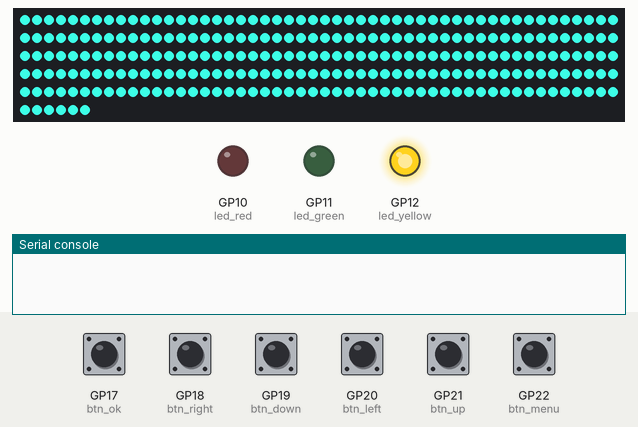
Simulated run of this program. Board: Raspberry Pi Pico running MicroPython. Parts: 256 RGB LEDs in strip order, left to right, continuing on the next row, output pins drawn as LEDs (lit = HIGH), the last lines printed to the serial console. Inputs (shaded band) come from the test bench; at power-on: GP17 (btn_ok), GP18 (btn_right), GP19 (btn_down), GP20 (btn_left), GP21 (btn_up), GP22 (btn_menu) HIGH. Random numbers come from a fixed seed.

Above: at 1.2 s.
1.3 s: GP17 (btn_ok) pulled LOW for 1.25 s
At 2.8 s:
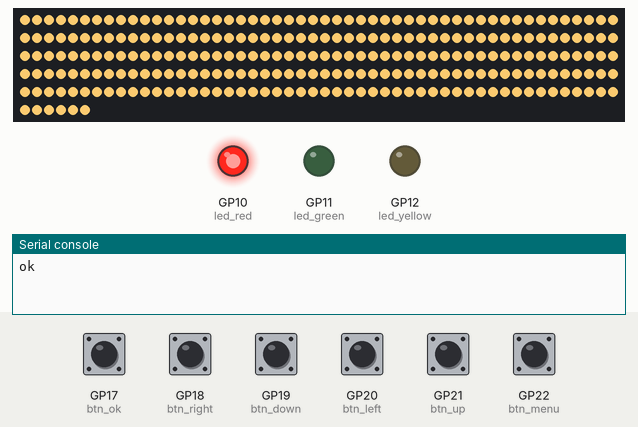
6.6 s: GP18 (btn_right) pulled LOW for 1.25 s
At 8.8 s:
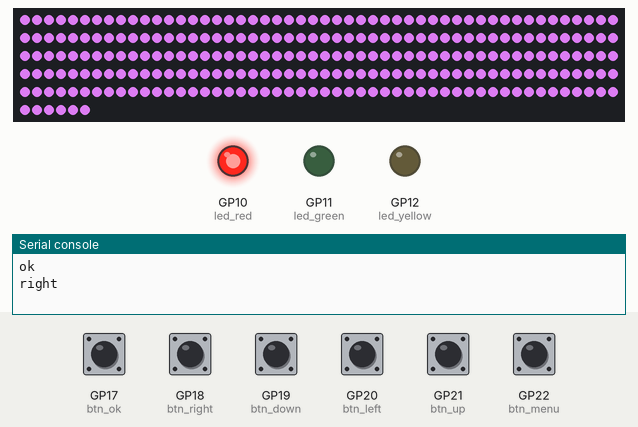
11.9 s: GP19 (btn_down) pulled LOW for 1.25 s
At 13.0 s:
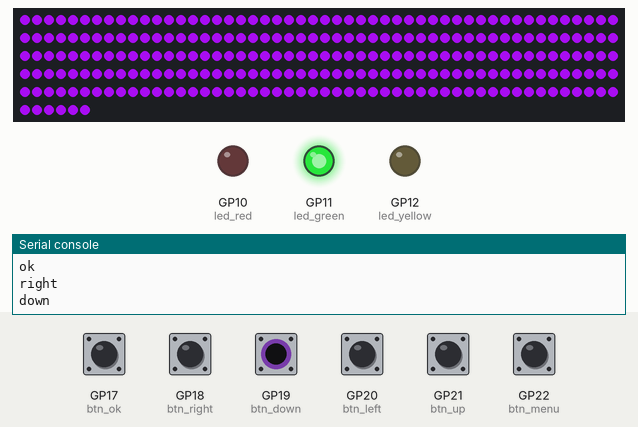
17.2 s: GP20 (btn_left) pulled LOW for 1.25 s
At 21.1 s:
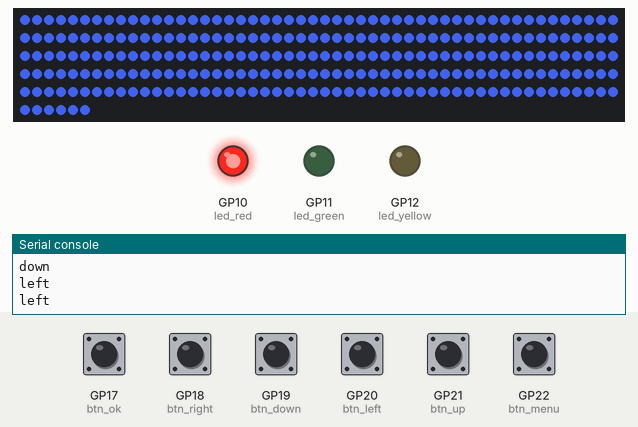
22.5 s: GP21 (btn_up) pulled LOW for 1.25 s
27.8 s: GP22 (btn_menu) pulled LOW for 1.25 s
Timing chart, 0 to 32.1 s (numbered marks = the images above; inputs shaded):
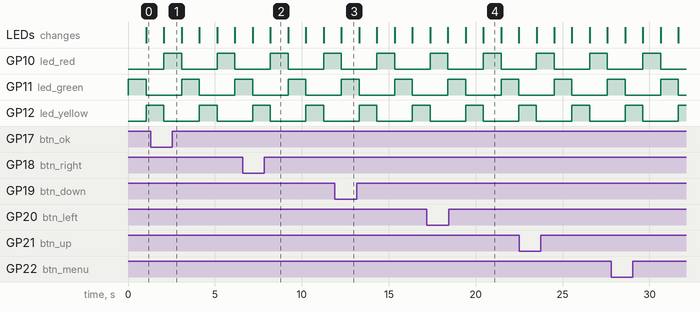

The program:

circuit_test.py
```python
import utime
from IoHandler import IoHandler
import random

# run the top 4 neopixel scrolling loop
def neopixels():
    led_colour = 0
    while True:
        new_colour = (random.randint(0, 255), random.randint(0, 255), random.randint(0, 255))

        for pixel in range(IoHandler.rgb_leds_count):
            IoHandler.set_rgb_pixel(pixel, new_colour)
        IoHandler.show_rgb_leds()

        # cycle leds
        led_colour += 1
        led_colour = led_colour % 3
        IoHandler.clear_led('red')
        IoHandler.clear_led('green')
        IoHandler.clear_led('yellow')
        if led_colour == 0:
                IoHandler.set_led('red')
        elif led_colour == 1:
                IoHandler.set_led('green')
        elif led_colour == 2:
                IoHandler.set_led('yellow')

        # test buttons
        if IoHandler.button_down('menu'):
            print('menu')
        if IoHandler.button_down('up'):
            print('up')
        if IoHandler.button_down('down'):
            print('down')
        if IoHandler.button_down('left'):
            print('left')
        if IoHandler.button_down('right'):
            print('right')
        if IoHandler.button_down('ok'):
            print('ok')

        utime.sleep(1)

neopixels()
```

IoHandler.py
```python
# class to handle the IO for the demo setup
from machine import Pin
import neopixel

class IoHandler:
    # create array of neopixels
    rgb_leds_count = 256
    rgb_leds = neopixel.NeoPixel(Pin(0), rgb_leds_count)
    # create list of RGB tuples to control led states
    rgb_led_colours = [(0, 0, 0)] * rgb_leds_count

    # buttons
    btn_menu = Pin(22, Pin.IN, Pin.PULL_UP)
    btn_up = Pin(21, Pin.IN, Pin.PULL_UP)
    btn_left = Pin(20, Pin.IN, Pin.PULL_UP)
    btn_down = Pin(19, Pin.IN, Pin.PULL_UP)
    btn_right = Pin(18, Pin.IN, Pin.PULL_UP)
    btn_ok = Pin(17, Pin.IN, Pin.PULL_UP)


    # leds
    led_red = Pin(10, Pin.OUT)
    led_green = Pin(11, Pin.OUT)
    led_yellow = Pin(12, Pin.OUT)

    def __init__(self):
        # get everything into a starting state
        self.__class__.clear_rgb_leds()

    # output, setters and getters for coloured leds

    # rgb leds
    @classmethod
    def set_rgb_pixel(cls, pixel, colour):
        cls.rgb_leds[pixel] = colour
        cls.rgb_led_colours[pixel] = colour

    @classmethod
    def get_rgb_pixel(cls, pixel):
        return cls.rgb_led_colours[pixel]

    @classmethod
    def show_rgb_leds(cls):
        cls.rgb_leds.write()

    @classmethod
    def clear_rgb_leds(cls):
        for n in range(cls.rgb_leds_count):
            cls.set_rgb_pixel(n, (0, 0, 0))
        cls.show_rgb_leds()

    @classmethod
    def set_led(cls, colour):
        if colour == 'red':
            cls.led_red.on()
        elif colour == 'green':
            cls.led_green.on()
        elif colour == 'yellow':
            cls.led_yellow.on()

    @classmethod
    def clear_led(cls, colour):
        if colour == 'red':
            cls.led_red.off()
        elif colour == 'green':
            cls.led_green.off()
        elif colour == 'yellow':
            cls.led_yellow.off()

    @classmethod
    def button_down(cls, button):
        if button == 'menu':
            return cls.btn_menu.value() == 0
        elif button == 'up':
            return cls.btn_up.value() == 0
        elif button == 'down':
            return cls.btn_down.value() == 0
        elif button == 'left':
            return cls.btn_left.value() == 0
        elif button == 'right':
            return cls.btn_right.value() == 0
        elif button == 'ok':
            return cls.btn_ok.value() == 0
```

Measured:
- by itself, GP10 (led_red): alternates HIGH for 1.0 s and LOW for 2.0 s
- what the display in image 2 shows lasts 1.0 s, from 8.2 s to 9.2 s
